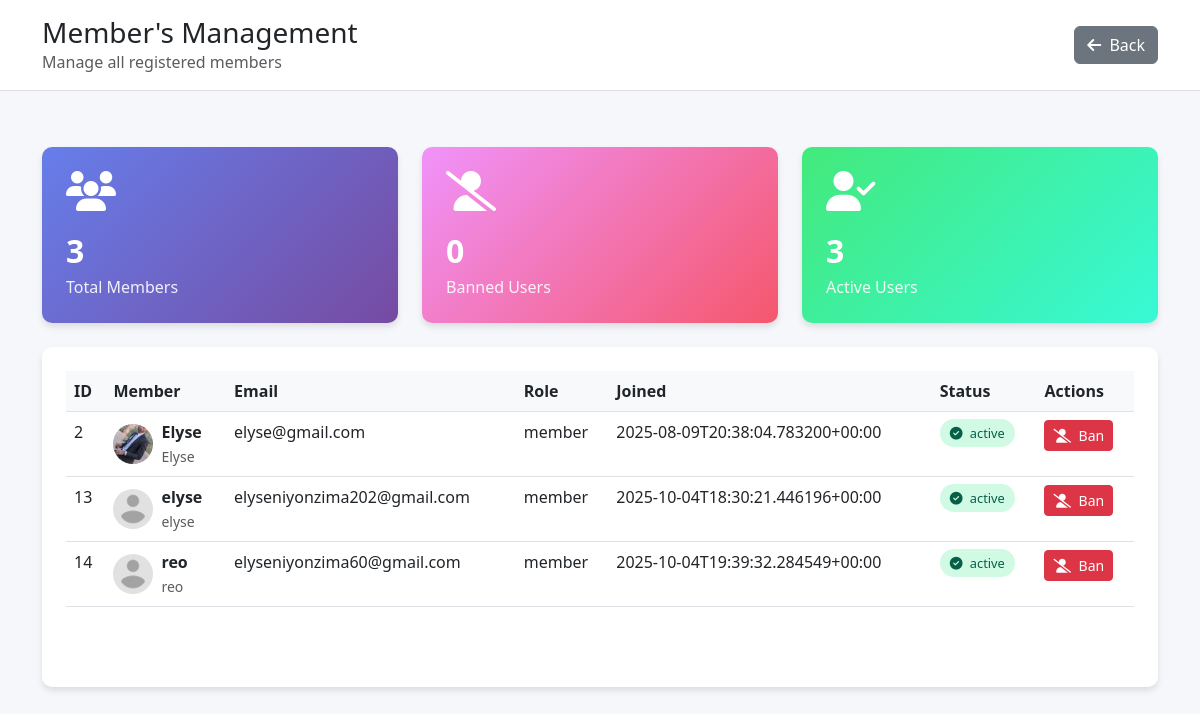
The page /api/manage-members/ on the database its author committed.
### dashboard/models.py (models this page shows, shortened)
class ManageMember(models.Model):
    member = models.ForeignKey(User, on_delete=models.CASCADE, related_name='managed_memberships')
    profile = models.ForeignKey(UserProfile, on_delete=models.CASCADE, null=True, blank=True, related_name='manage_members')
    status = models.BooleanField(default=True)  # True = active, False = banned
    joined = models.DateTimeField(auto_now_add=True)
    role = models.CharField(max_length=20, default='member')

### dashboard/views.py (the view)
# urls.py: path('api/manage-members/', views.manage_members_api, name='manage_members_api'),
def manage_members_api(request):
    members = ManageMember.objects.select_related('member', 'profile').all()
    total_members = members.count()
    banned_members = members.filter(status=False).count()
    active_members = members.filter(status=True).count()
    data = []
    for m in members:
        data.append({
            'id': m.id,
            'username': m.member.username,
            'email': m.member.email,
            'role': m.role,
            'joined': m.joined.isoformat(),
            'status': 'active' if m.status else 'banned',
            'avatar': m.profile.profile_picture.url if m.profile and m.profile.profile_picture else '/static/default-avatar.png',
        })
    return render(request, 'DASHBOARD/newcode/html/allmembers.html', {
        'members': data,
        'total_members': total_members,
        'banned_members': banned_members,
        'active_members': active_members
    })

### templates/DASHBOARD/newcode/html/allmembers.html (shortened to what this page needs)
{% load static %}
<!DOCTYPE html>
<html lang="en">
<head>
  <link href="https://cdn.jsdelivr.net/npm/bootstrap@5.3.0/dist/css/bootstrap.min.css" rel="stylesheet">
  <link rel="stylesheet" href="https://cdnjs.cloudflare.com/ajax/libs/font-awesome/6.4.0/css/all.min.css">
  <link href="{% static 'DASHBOARD/CSS/allmembers.css' %}" rel="stylesheet">
</head>
<body>
<div class="dashboard-header">
  <div class="container">
    <div class="row align-items-center">
      <div class="col-md-6">
        <h1 class="h3 mb-0">Member's Management</h1>
        <p class="text-muted mb-0">Manage all registered members</p>
      </div>
      <div class="col-md-6 text-end">
        <a href="javascript:history.back()" class="btn btn-secondary">
          <i class="fas fa-arrow-left me-1"></i> Back
        </a>
      </div>
    </div>
  </div>
</div>
<div class="container py-4">
  <div class="row">
    <div class="col-md-4">
      <div class="stats-card total-members">
        <i class="fas fa-users"></i>
        <div class="count" id="totalMembers">{{ total_members }}</div>
        <div class="label">Total Members</div>
      </div>
    </div>
    <div class="col-md-4">
      <div class="stats-card banned-users">
        <i class="fas fa-user-slash"></i>
        <div class="count" id="bannedMembers">{{ banned_members }}</div>
        <div class="label">Banned Users</div>
      </div>
    </div>
    <div class="col-md-4">
      <div class="stats-card active-users">
        <i class="fas fa-user-check"></i>
        <div class="count" id="activeMembers">{{ active_members }}</div>
        <div class="label">Active Users</div>
      </div>
    </div>
  </div>
  <div class="member-table-container">
    <div class="table-responsive">
      <table class="table table-hover">
        <thead>
          <tr>
            <th>ID</th>
            <th>Member</th>
            <th>Email</th>
            <th>Role</th>
            <th>Joined</th>
            <th>Status</th>
            <th>Actions</th>
          </tr>
        </thead>
        <tbody id="membersTableBody">
          {% for member in members %}
          <tr id="member-row-{{ member.id }}">
            <td>{{ member.id }}</td>
            <td>
              <div class="d-flex align-items-center">
                <img src="{{ member.avatar }}" alt="{{ member.username }}" class="member-avatar me-2" style="width:40px; height:40px; border-radius:50%;">
                <div>
                  <div class="fw-semibold">{{ member.username }}</div>
                  <small class="text-muted">{{ member.username }}</small>
                </div>
              </div>
            </td>
            <td>{{ member.email }}</td>
            <td>{{ member.role }}</td>
            <td>{{ member.joined }}</td>
            <td>
              <span class="status-badge status-{{ member.status|lower }}" id="status-badge-{{ member.id }}">
                <i class="fas {% if member.status|lower == 'active' %}fa-check-circle{% else %}fa-ban{% endif %} me-1"></i>
                {{ member.status }}
              </span>
            </td>
            <td>
              <button
                class="btn btn-sm btn-danger toggle-status-btn {% if member.status|lower != 'active' %}d-none{% endif %}"
                data-member-id="{{ member.id }}"
                data-action="ban"
                data-url-ban="{% url 'ban_user' member.id %}"
                id="ban-btn-{{ member.id }}">
                <i class="fas fa-user-slash me-1"></i> Ban
              </button>
            </td>
          </tr>
          {% empty %}
          <tr>
            <td colspan="7" class="text-center py-4">No members found</td>
          </tr>
          {% endfor %}
        </tbody>
      </table>
    </div>
  </div>
</div>
</body>
</html>

### static/DASHBOARD/css/allmembers.css (style rules this page uses)
body { background-color: #f5f7fa; font-family: 'Segoe UI', Tahoma, Geneva, Verdana, sans-serif; }
.dashboard-header { background-color: #fff; border-bottom: 1px solid #e0e0e0; padding: 1rem 0; margin-bottom: 2rem; }
.stats-card { border-radius: 10px; padding: 1.5rem; color: white; margin-bottom: 1.5rem; box-shadow: 0 4px 6px rgba(0, 0, 0, 0.1); transition: transform 0.3s ease; }
.stats-card.total-members { background: linear-gradient(135deg, #667eea 0%, #764ba2 100%); }
.stats-card.banned-users { background: linear-gradient(135deg, #f093fb 0%, #f5576c 100%); }
.stats-card.active-users { background: linear-gradient(135deg, #43e97b 0%, #38f9d7 100%); }
.stats-card i { font-size: 2.5rem; margin-bottom: 1rem; }
.stats-card .count { font-size: 2rem; font-weight: 700; }
.stats-card .label { font-size: 1rem; opacity: 0.9; }
.member-table-container { background-color: white; border-radius: 10px; box-shadow: 0 4px 6px rgba(0, 0, 0, 0.1); padding: 1.5rem; margin-bottom: 2rem; }
.member-avatar { width: 40px; height: 40px; border-radius: 50%; object-fit: cover; }
.status-badge { padding: 5px 10px; border-radius: 20px; font-size: 0.8rem; font-weight: 500; }
.status-active { background-color: #d1fae5; color: #065f46; }
.table thead th { background-color: #f8f9fa; font-weight: 600; border-top: none; }

### rows shown on the page
ManageMember: role "member"
ManageMember: role "member"
ManageMember: role "member"

### other values the page prints
{{ total_members }} "3"
{{ banned_members }} "0"
{{ active_members }} "3"
{{ member.id }} "2" "13" "14"
{{ member.username }} "Elyse" "elyse" "reo"
{{ member.email }} "elyse@gmail.com" "elyseniyonzima202@gmail.com" "elyseniyonzima60@gmail.com"
{{ member.joined }} "2025-08-09T20:38:04.783200+00:00" "2025-10-04T18:30:21.446196+00:00" "2025-10-04T19:39:32.284549+00:00"
{{ member.status }} "active" "active" "active"
